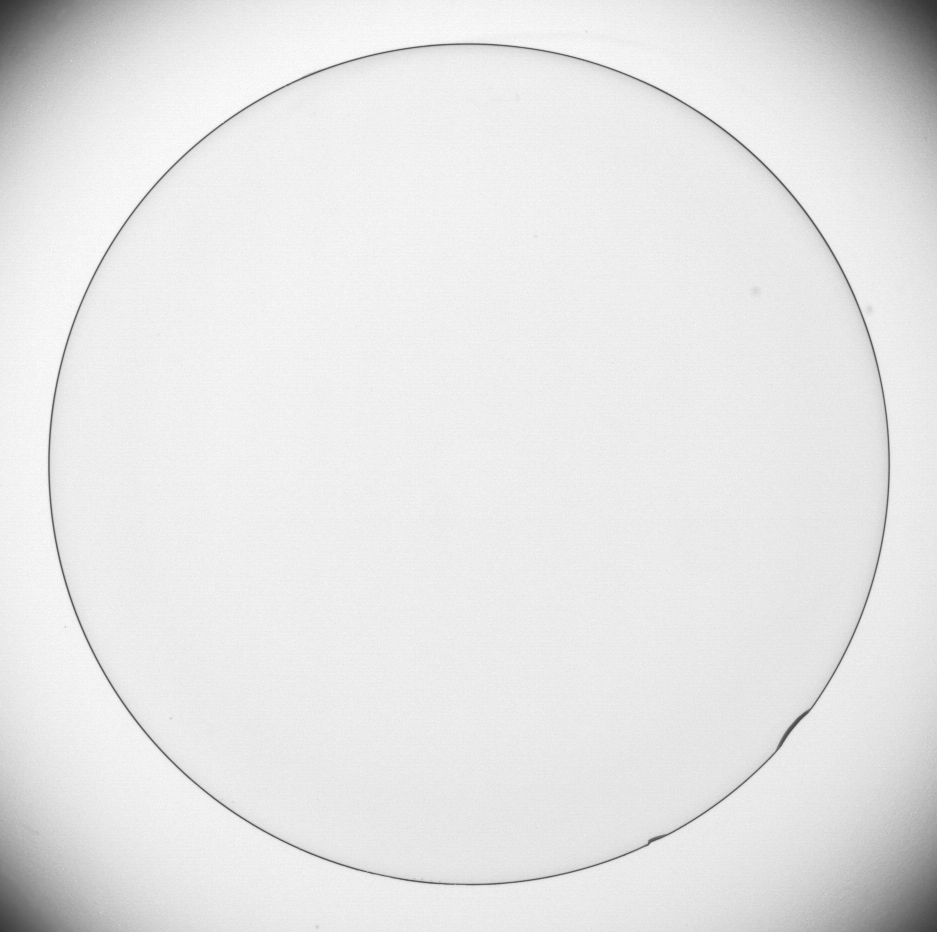
#> input picture 刘镇松-U202010652-图像增强作业/input_img/circle.jpg, 937 x 932 px
$ python 'SOBEL算子.py'
#> lines starting #> are read from the running program, lines starting #| are printed output that depends on the picture
#> further down, img1 is the input picture: shape (932, 937); min 50, max 255, mean 229.7
import numpy as np
import cv2
import matplotlib.pyplot as plt

#定义sobel算子函数
def sobel_operator(img):
    padded_img= np.pad(img,3//2, mode='reflect')#填充
    r, c = img.shape
#> r = 932; c = 937
    new_image = np.zeros(img.shape)
    new_imageX = np.zeros(img.shape)
    new_imageY = np.zeros(img.shape)
    # X方向算子和Y方向算子
    s_operatorX = np.array([[-1,-2,-1],
                          [0,0,0],
                          [1,2,1]])
    s_operatorY = np.array([[-1,0,1],
                          [-2,0,2],
                          [-1,0,1]])
    for i in range(r):
        for j in range(c):
            new_imageX[i, j] = abs(np.sum(padded_img[i:i+3, j:j+3] * s_operatorX))
            new_imageY[i, j] = abs(np.sum(padded_img[i:i+3, j:j+3] * s_operatorY))
            new_image[i, j] = (new_imageX[i, j]*new_imageX[i,j] + new_imageY[i, j]*new_imageY[i,j])**0.5
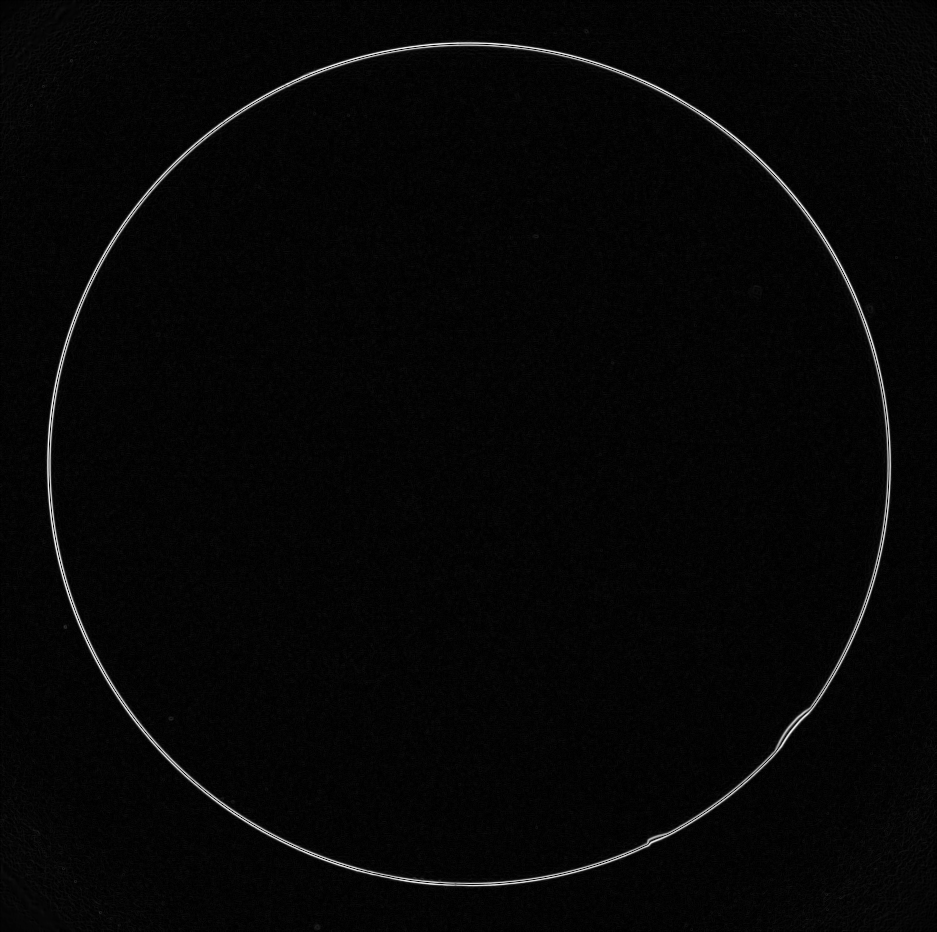
#> new_image: shape (932, 937) float64; min 0, max 597.5, mean 15.1; drawn with min black and max white
    #return np.uint8(new_imageX) X方向算子处理
    #return np.uint8(new_imageY) Y方向算子处理
    return (np.uint8(new_image),np.uint8(new_imageX),np.uint8(new_imageY))  # 依次返回X方向, Y方向,无方向算子处理的图像

img1=cv2.imread('input_img/circle.jpg',cv2.IMREAD_GRAYSCALE) # 读取灰度图
(img2,img2_x,img2_y) = sobel_operator(img1) # 用sobel算子处理图像

#结果展示
#plt.show()展示处理的边缘图
plt.subplot(221), plt.imshow(img1,'gray'), plt.title('ORIGINAL')
plt.subplot(222), plt.imshow(img2,'gray'), plt.title('SOBEL_MUTI')
plt.subplot(223), plt.imshow(img2_x,'gray'), plt.title('SOBEL_X')
plt.subplot(224), plt.imshow(img2_y,'gray'), plt.title('SOBEL_Y')
plt.tight_layout()
plt.savefig('output_img/image_SOBEL.jpg')
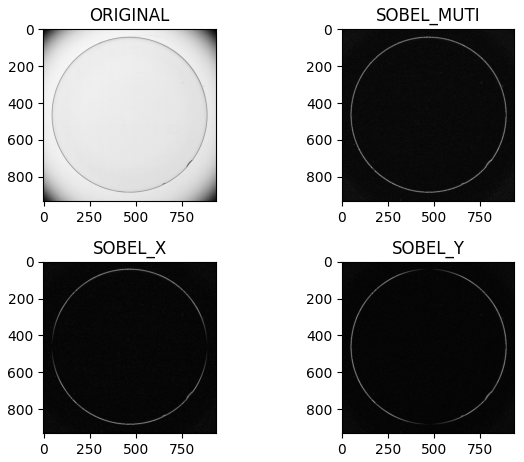
#> figure drawn by matplotlib, 4 panels
plt.show()

# cv2.imwrite("output_img/image_sobel.jpg",img2)
# cv2.imwrite("output_img/image_sobel_x.jpg",img2_x)
# cv2.imwrite("output_img/image_sobel_y.jpg",img2_y)
